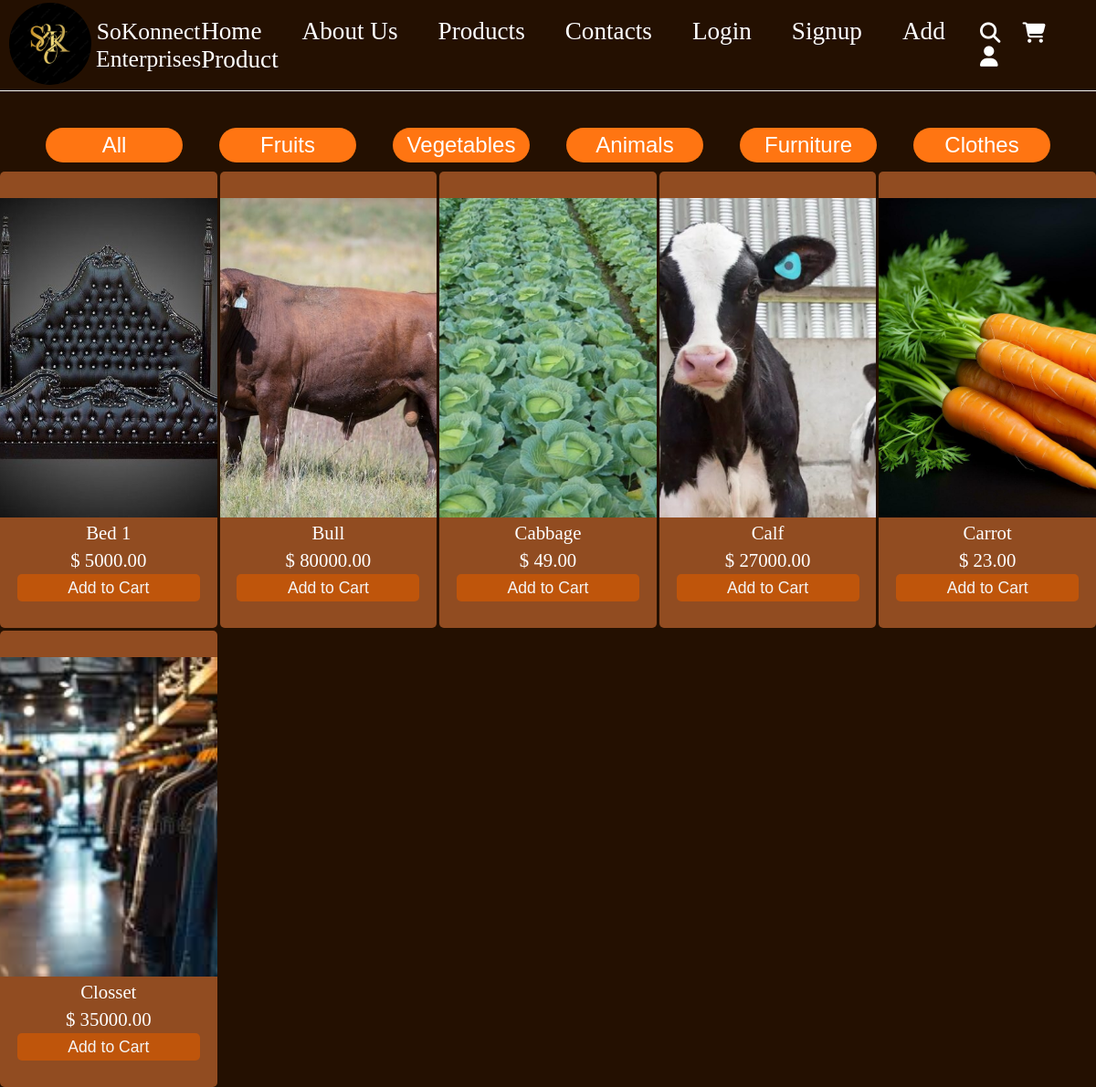
/pages/products/ (signed in), run on the app's committed database.
### products/models.py (models this page shows, shortened)
class Category(models.Model):
    name = models.CharField(max_length=255, verbose_name="Category Name")
    description = models.TextField(blank=True, null=True, verbose_name="Category Description")
    image = models.CharField(max_length=255, verbose_name="Category Image Path", blank=True, null=True)
    created_at = models.DateTimeField(auto_now_add=True, verbose_name="Created At")
    updated_at = models.DateTimeField(auto_now=True, verbose_name="Updated At")
    class Meta:
        verbose_name = "Category"
        verbose_name_plural = "Categories"

class Product(models.Model):
    name = models.CharField(max_length=255, verbose_name="Product Name")
    description = models.TextField(blank=True, null=True, verbose_name="Product Description")
    price = models.DecimalField(max_digits=10, decimal_places=2, verbose_name="Price")
    quantity = models.PositiveIntegerField(default=1, verbose_name="Quantity Available")
    image = models.CharField(max_length=255, verbose_name="Product Image Path", blank=True, null=True)
    owner = models.ForeignKey(User, on_delete=models.CASCADE, related_name='products', verbose_name="Owner")
    category = models.ForeignKey(Category, on_delete=models.SET_NULL, null=True, blank=True, related_name='products', verbose_name="Category")
    created_at = models.DateTimeField(auto_now_add=True, verbose_name="Created At")
    updated_at = models.DateTimeField(auto_now=True, verbose_name="Updated At")
    class Meta:
        verbose_name = "Product"
        verbose_name_plural = "Products"

### pages/views.py (the view)
# urls.py: path('products/', views.products, name='products'),
@login_required
def products(request):
    category_name = request.GET.get('category')
    if category_name:
        products = Product.objects.filter(category__name=category_name)
    else:
        products = Product.objects.all()
    categories = Category.objects.all()
    context = {
        "products": products,
        "categories": categories,
    }
    return render(request, "pages/products.html", context)

### pages/templates/pages/products.html (shortened to what this page needs)
<!DOCTYPE html>
{% load static %}
<html lang="en">
  <head>
    <link rel="stylesheet" href="{% static 'css/index.css' %}" />
  </head>
  <body>
    <header class="header">
      <div class="logo">
        <div class="logo_image">
          <img
            src="{% static 'images/soko.jpg' %}"
            alt="This is the logo for the enterprise"
          />
        </div>
        <div class="logo_name">
          <p>SoKonnect</p>
          <p>Enterprises</p>
        </div>
      </div>
      <div class="navigation">
        <a href="{% url 'home' %}" class="navs">Home</a>
        <a href="{% url 'about' %}" class="navs">About Us</a>
        <a href="{% url 'products' %}" class="navs">Products</a>
        <a href="{% url 'home' %}#contact" class="navs">Contacts</a>
        <a href="{% url 'login' %}" class="navs" id="login_button">Login</a>
        <a href="{% url 'register' %}" class="navs">Signup</a>
        <a href="#" onclick="addProductfunc()" class="navs a_links">Add Product</a>
        </div>
      <div class="icons">
        <a href="#" class="icon" id="search_icon"
          ><i class="fa-solid fa-magnifying-glass"></i
        ></a>
        <a href="#" class="icon" id="cart_icon"
          ><i class="fa-sharp fa-solid fa-cart-shopping"></i
        ></a>
        <a href="{% url 'profile' %}" class="icon" id="profile_icon"
          ><i class="fa-solid fa-user"></i
        ></a>
      </div>
    </header>
    <main class="main_products">
      <div class="categories">
        <button class="category_btn" onclick="filterProducts('')">All</button>
        {% for category in categories %}
        <button class="category_btn" onclick="filterProducts('{{ category.name }}')">{{ category.name }}</button>
        {% endfor %}
    </div>
      <div class="grid_display">
        {% for product in products %}
        <div class="product_page" data-name="{{ product.name }}" data-price="{{ product.price }}">
          <div class="prod_image">
              <img src="{% static product.image %}" alt="{{ product.name }}" />
          </div>
          <div class="prod_desc">
              <p class="product_name">{{ product.name }}</p>
              <p class="product_price">$ {{ product.price }}</p>
          </div>
          <div class="product_btns">
              <button class="add-to-cart">Add to Cart</button>
          </div>
      </div>
        {% endfor %}
      </div>
    </main>
  </body>
</html>

### static/css/index.css (style rules this page uses)
* { margin: 0; padding: 0; text-decoration: none; box-sizing: border-box; outline: none; border: none; list-style: none; }
:root { --var: white; --mc: hsl(23, 63%, 35%); --mc1: hsl(23, 63%, 60%); --dbb: #241001; --goldensand: #cc9618; --brightb: #ff7512; --mediumb: #bf550b; }
body { background: var(--dbb); width: 100%; height: 100vh; overflow-x: hidden; }
.header { color: white; display: flex; justify-content: space-between; align-items: center; padding: 5px; height: 100px; width: 100%; background: var(--dbb); position: fixed; z-index: 10001; border-bottom: 1px solid whitesmoke; }
.header .logo { display: flex; flex-direction: row; align-items: center; text-align: center; }
.header .logo .logo_image img { width: 90px; border-radius: 50%; margin: 5px; }
.header .logo .logo_name p { font-size: 1.6rem; }
.header .navigation .navs { font-size: 1.7rem; color: white; margin-right: 40px; position: relative; transition: all 0.5s; }
.header .navigation .navs::after { content: ""; background: white; position: absolute; height: 3.4px; width: 100%; bottom: 0.3px; left: 0; border-radius: 15px; transform-origin: right; transform: scaleX(0); transition: transform 0.5s; }
.header .icons .icon { color: white; font-size: 1.4rem; margin-right: 20px; cursor: pointer; }
#profile_icon { display: inline; }
main { max-width: 100%; }
.prod_desc, .product .description { display: flex; justify-content: center; align-items: center; flex-direction: column; }
.product_name { font-size: 1.3rem; margin: 3px; margin-top: 5px; color: white; }
.product_price { font-size: 1.3rem; margin: 3px; color: white; }
.product_btns button { width: 200px; height: 30px; border-radius: 5px; font-size: 1.1rem; background: var(--mediumb); color: whitesmoke; }
.main_products { position: relative; }
.main_products .categories { display: flex; flex-direction: row; position: relative; top: 120px; justify-content: center; }
.main_products .categories button { font-size: 1.5rem; margin: 20px ; width: 150px; border-radius: 45px; padding: 5px; color: white; background: var(--brightb); cursor: pointer; }
.grid_display { display: grid; grid-template-columns: repeat(5, 1fr); gap: 3px; }
.product_page { display: flex; justify-content: center; align-items: center; flex-direction: column; width: 100%; height: 500px; border-radius: 5px; position: relative; top: 110px; background:hsl(23, 63%, 35%); }
.product_page .prod_image { width: 100%; height: 70%; background:hsl(23, 63%, 85%); overflow: hidden; }
.product_page .prod_image img { width: 100%; height: 100%; transition: transform .5s; object-fit: cover; z-index: 4; cursor: pointer; }
.prod_image img { width: 95%; height: 100%; }

### data on the page
Category: name "Fruits"
Category: name "Vegetables"
Category: name "Animals"
Category: name "Furniture"
Category: name "Clothes"
Product: image (picture), name "Bed 1", price "5000.00"
Product: image (picture), name "Bull", price "80000.00"
Product: image (picture), name "Cabbage", price "49.00"
Product: image (picture), name "Calf", price "27000.00"
Product: image (picture), name "Carrot", price "23.00"
Product: image (picture), name "Closset", price "35000.00"
